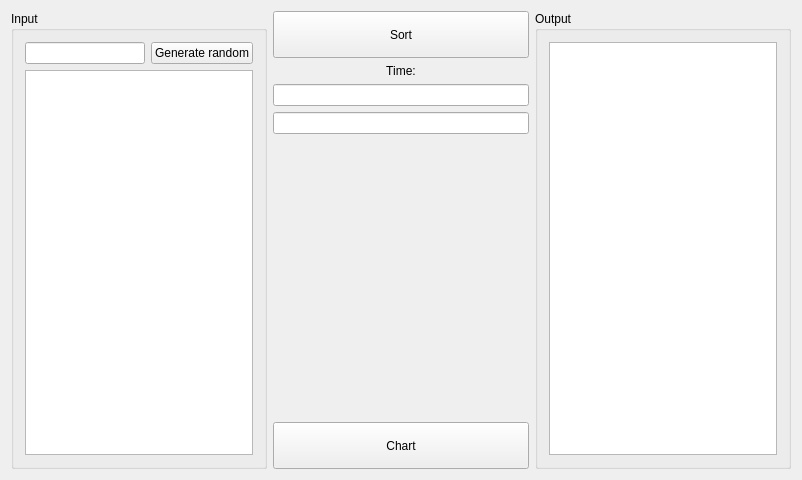
<?xml version="1.0" encoding="UTF-8"?>
<ui version="4.0">
 <class>Widget</class>
 <widget class="QWidget" name="Widget">
  <property name="geometry">
   <rect>
    <x>0</x>
    <y>0</y>
    <width>802</width>
    <height>480</height>
   </rect>
  </property>
  <property name="windowTitle">
   <string>Widget</string>
  </property>
  <layout class="QHBoxLayout" name="horizontalLayout_2" stretch="1,1,1,0">
   <item>
    <widget class="QGroupBox" name="groupBox">
     <property name="title">
      <string>Input</string>
     </property>
     <layout class="QVBoxLayout" name="verticalLayout_2">
      <item>
       <layout class="QHBoxLayout" name="horizontalLayout">
        <item>
         <widget class="QLineEdit" name="lineEdit">
          <property name="text">
           <string/>
          </property>
         </widget>
        </item>
        <item>
         <widget class="QPushButton" name="pushButton">
          <property name="text">
           <string>Generate random</string>
          </property>
         </widget>
        </item>
       </layout>
      </item>
      <item>
       <widget class="QTextEdit" name="textEdit"/>
      </item>
     </layout>
    </widget>
   </item>
   <item>
    <layout class="QVBoxLayout" name="verticalLayout" stretch="1,1,1,1,6,1">
     <item>
      <widget class="QPushButton" name="pushButton_2">
       <property name="sizePolicy">
        <sizepolicy hsizetype="Minimum" vsizetype="Expanding">
         <horstretch>0</horstretch>
         <verstretch>0</verstretch>
        </sizepolicy>
       </property>
       <property name="text">
        <string>Sort</string>
       </property>
      </widget>
     </item>
     <item>
      <widget class="QLabel" name="label">
       <property name="sizePolicy">
        <sizepolicy hsizetype="Preferred" vsizetype="Fixed">
         <horstretch>0</horstretch>
         <verstretch>0</verstretch>
        </sizepolicy>
       </property>
       <property name="text">
        <string>Time:</string>
       </property>
       <property name="alignment">
        <set>Qt::AlignCenter</set>
       </property>
      </widget>
     </item>
     <item>
      <widget class="QLineEdit" name="lineEdit_2">
       <property name="readOnly">
        <bool>true</bool>
       </property>
      </widget>
     </item>
     <item>
      <widget class="QLineEdit" name="lineEdit_3"/>
     </item>
     <item>
      <spacer name="verticalSpacer">
       <property name="orientation">
        <enum>Qt::Vertical</enum>
       </property>
       <property name="sizeHint" stdset="0">
        <size>
         <width>20</width>
         <height>40</height>
        </size>
       </property>
      </spacer>
     </item>
     <item>
      <widget class="QPushButton" name="pushButton_3">
       <property name="sizePolicy">
        <sizepolicy hsizetype="Minimum" vsizetype="Expanding">
         <horstretch>0</horstretch>
         <verstretch>0</verstretch>
        </sizepolicy>
       </property>
       <property name="text">
        <string>Chart</string>
       </property>
      </widget>
     </item>
    </layout>
   </item>
   <item>
    <widget class="QGroupBox" name="groupBox_2">
     <property name="title">
      <string>Output</string>
     </property>
     <layout class="QVBoxLayout" name="verticalLayout_3">
      <item>
       <widget class="QTextEdit" name="textEdit_2"/>
      </item>
     </layout>
    </widget>
   </item>
   <item>
    <layout class="QVBoxLayout" name="verticalLayout_4"/>
   </item>
  </layout>
 </widget>
 <layoutdefault spacing="6" margin="11"/>
 <resources/>
 <connections/>
</ui>
